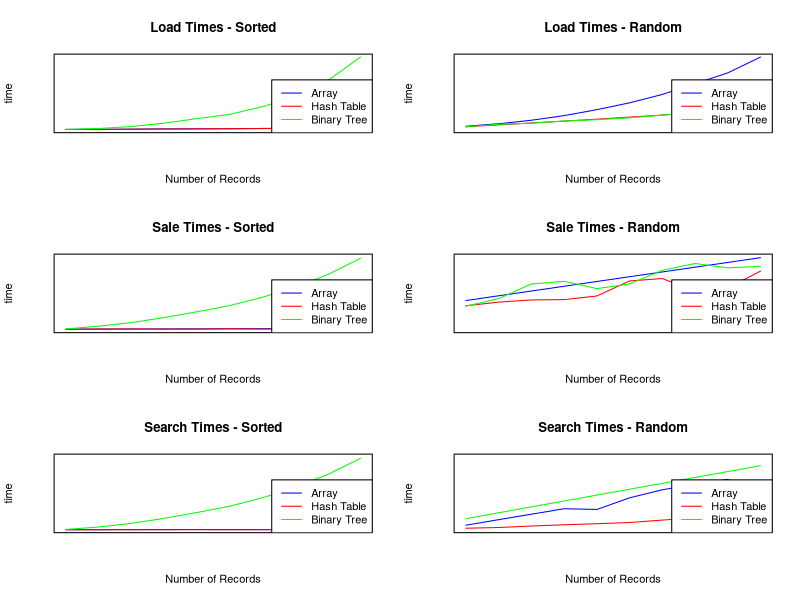

Write R code to recreate this figure.
#! /usr/bin/Rscript

## takes the test results from results.csv and creates a data.frame,
## then plots run times for each structure as a function of the number of 
## records processed and whether or not they were random

results <- read.csv("results.csv")

ar.sort <- results[1:10,]
ar.rand <- results[11:20,]
hs.sort <- results[21:30,]
hs.rand <- results[31:40,]
tr.sort <- results[41:50,]
tr.rand <- results[51:60,]

## six plots to produce:
## load time against records - sorted
## load time against records - random
## sale time against records - sorted
## sale time against records - random
## search time against records - sorted
## search time against records - random

## generate smooth curves to plot
ar.sort.ltime <- smooth.spline(ar.sort$nrec,ar.sort$ltime)
ar.rand.ltime <- smooth.spline(ar.rand$nrec,ar.rand$ltime)
ar.sort.saletime <- smooth.spline(ar.sort$nrec,ar.sort$saletime)
ar.rand.saletime <- smooth.spline(ar.rand$nrec,ar.rand$saletime)
ar.sort.searchtime <- smooth.spline(ar.sort$nrec,ar.sort$searchtime)
ar.rand.searchtime <- smooth.spline(ar.rand$nrec,ar.rand$searchtime)

hs.sort.ltime <- smooth.spline(hs.sort$nrec,hs.sort$ltime)
hs.rand.ltime <- smooth.spline(hs.rand$nrec,hs.rand$ltime)
hs.sort.saletime <- smooth.spline(hs.sort$nrec,hs.sort$saletime)
hs.rand.saletime <- smooth.spline(hs.rand$nrec,hs.rand$saletime)
hs.sort.searchtime <- smooth.spline(hs.sort$nrec,hs.sort$searchtime)
hs.rand.searchtime <- smooth.spline(hs.rand$nrec,hs.rand$searchtime)

tr.sort.ltime <- smooth.spline(tr.sort$nrec,tr.sort$ltime)
tr.rand.ltime <- smooth.spline(tr.rand$nrec,tr.rand$ltime)
tr.sort.saletime <- smooth.spline(tr.sort$nrec,tr.sort$saletime)
tr.rand.saletime <- smooth.spline(tr.rand$nrec,tr.rand$saletime)
tr.sort.searchtime <- smooth.spline(tr.sort$nrec,tr.sort$searchtime)
tr.rand.searchtime <- smooth.spline(tr.rand$nrec,tr.rand$searchtime)

## open the file to write to
png("figures.png",width=1000,height=1200)

## display six plots per panel
par(mfrow=c(3,2))

## plot one
plot(ar.sort.ltime,type="n",xlab="",ylab="",axes=F,ylim=c(0,max(tr.sort$ltime)))
box()
lines(ar.sort.ltime,col="blue")
lines(hs.sort.ltime,col="red")
lines(tr.sort.ltime,col="green")
title(main="Load Times - Sorted",xlab="Number of Records",ylab="time")
legend("bottomright",col=c("blue","red","green"),legend=c("Array","Hash Table","Binary Tree"),lty=1)

## plot two
plot(ar.rand.ltime,type="n",xlab="",ylab="",axes=F,ylim=c(0,max(ar.rand$ltime)))
box()
lines(ar.rand.ltime,col="blue")
lines(hs.rand.ltime,col="red")
lines(tr.rand.ltime,col="green")
title(main="Load Times - Random",xlab="Number of Records",ylab="time")
legend("bottomright",col=c("blue","red","green"),legend=c("Array","Hash Table","Binary Tree"),lty=1)

## plot three
plot(ar.sort.saletime,type="n",xlab="",ylab="",axes=F,ylim=c(0,max(tr.sort$saletime)))
box()
lines(ar.sort.saletime,col="blue")
lines(hs.sort.saletime,col="red")
lines(tr.sort.saletime,col="green")
title(main="Sale Times - Sorted",xlab="Number of Records",ylab="time")
legend("bottomright",col=c("blue","red","green"),legend=c("Array","Hash Table","Binary Tree"),lty=1)

## plot four
plot(ar.rand.saletime,type="n",xlab="",ylab="",axes=F,ylim=c(0,max(ar.rand$saletime)))
box()
lines(ar.rand.saletime,col="blue")
lines(hs.rand.saletime,col="red")
lines(tr.rand.saletime,col="green")
title(main="Sale Times - Random",xlab="Number of Records",ylab="time")
legend("bottomright",col=c("blue","red","green"),legend=c("Array","Hash Table","Binary Tree"),lty=1)

## plot five
plot(ar.sort.searchtime,type="n",xlab="",ylab="",axes=F,ylim=c(0,max(tr.sort$searchtime)))
box()
lines(ar.sort.searchtime,col="blue")
lines(hs.sort.searchtime,col="red")
lines(tr.sort.searchtime,col="green")
title(main="Search Times - Sorted",xlab="Number of Records",ylab="time")
legend("bottomright",col=c("blue","red","green"),legend=c("Array","Hash Table","Binary Tree"),lty=1)

## plot six
plot(ar.rand.searchtime,type="n",xlab="",ylab="",axes=F,ylim=c(0,max(tr.rand$searchtime)))
box()
lines(ar.rand.searchtime,col="blue")
lines(hs.rand.searchtime,col="red")
lines(tr.rand.searchtime,col="green")
title(main="Search Times - Random",xlab="Number of Records",ylab="time")
legend("bottomright",col=c("blue","red","green"),legend=c("Array","Hash Table","Binary Tree"),lty=1)

## close file
dev.off()